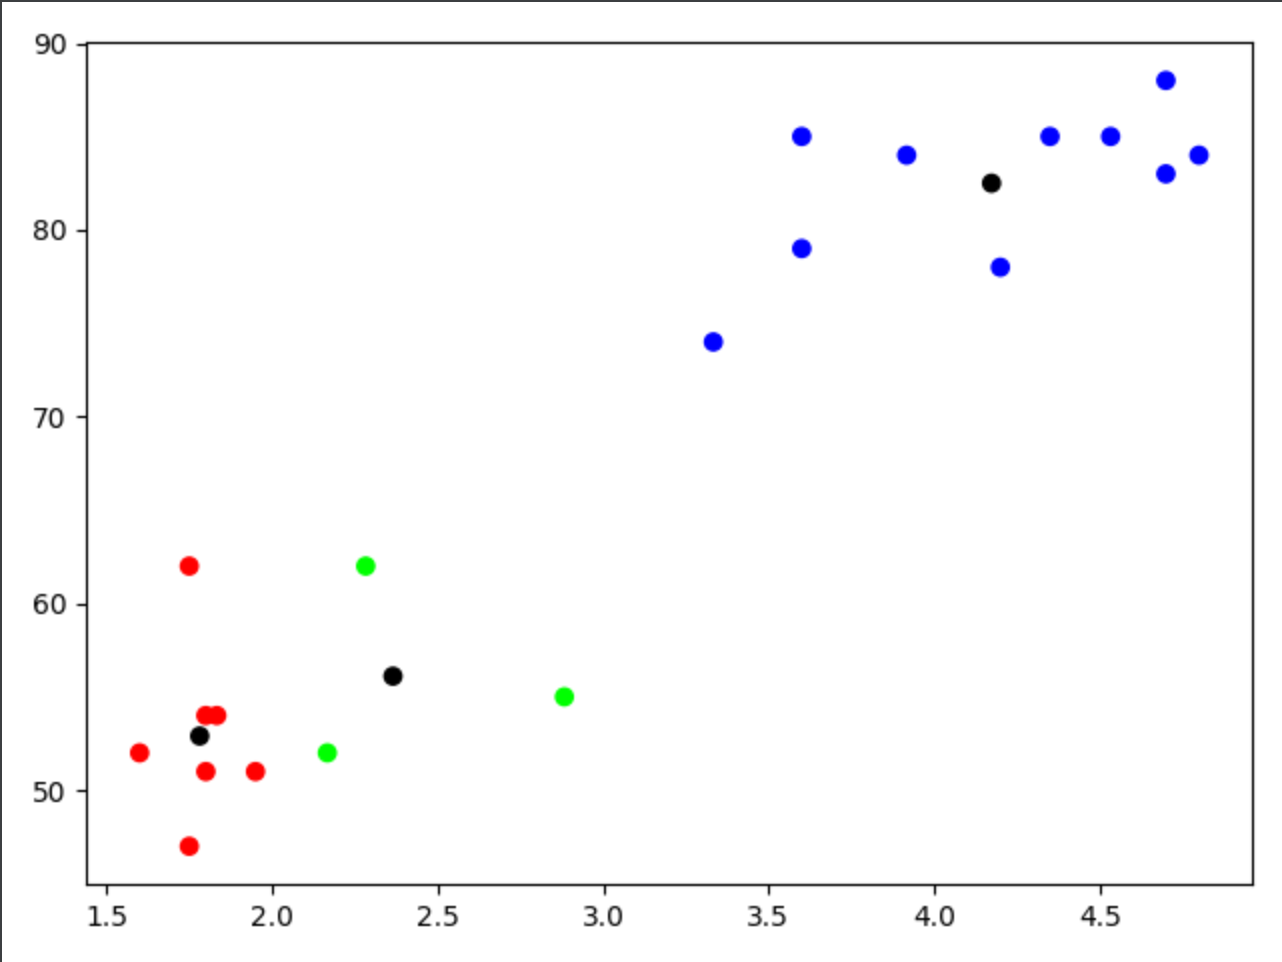

Python code for this plot:
"""
Name: Giang Duong
ID : 014533857
# Chapter 6 Question 13: 
"""

import numpy as np
import math
import matplotlib.pyplot as plt

#initial guess for the parameters
#from (6.23) and (6.24)
#u1 = np.array([[2.5], [65.0]]) 
#s1 = np.array([[1.0, 5.0], [5.0, 100.0]])

#u2 = np.array([[3.5], [70.0]]) 
#s2 = np.array([[2.0, 10.0], [10.0, 200.0]])

#thetas = [[u1, s1], [u2, s2]]
#taus = [0.6, 0.4]
#=====

#custom initial values
u1 = np.array([[3.5], [55.0]]) 
s1 = np.array([[1.2, 5.8], [5.8, 120.0]])

u2 = np.array([[4.5], [75.0]]) 
s2 = np.array([[2.4, 9.0], [9.0, 200.0]])

u3 = np.array([[2.5], [58.0]]) 
s3 = np.array([[1.0, 6.0], [6.0, 125.0]])

thetas = [[u1, s1], [u2, s2], [u3, s3]]
taus = [0.75, 0.1, 0.15]
#=====


#hardcoded old faithful data with (duration, wait) in Table 6.6
xData = [
   np.array([[3.6], [79]]), np.array([[1.8], [54]]), np.array([[2.283], [62]]), np.array([[3.333], [74]]), np.array([[2.883], [55]]),
   np.array([[4.533], [85]]), np.array([[1.95], [51]]), np.array([[1.833], [54]]), np.array([[4.7], [88]]), np.array([[3.6], [85]]),
   np.array([[1.6], [52]]), np.array([[4.35], [85]]), np.array([[3.917], [84]]), np.array([[4.2], [78]]), np.array([[1.75], [62]]),
   np.array([[1.8], [51]]), np.array([[4.7], [83]]), np.array([[2.167], [52]]), np.array([[4.8], [84]]), np.array([[1.75], [47]]),
] 

#helper functions
def checkThetas(thetas):
   for idx, (uj, sj) in enumerate(thetas):
      if sj[0,1] != sj[1,0]: raise Exception("Invalid s_%d %s s12 != s21" % (idx, sj))
      p = sj[0,1] / math.sqrt(sj[0,0]*sj[1,1])
      if p <= -1 or p >= 1: raise Exception("Invalid s_%d %s p %.4f invalid" % (idx, sj, p))

#some sanity checks
checkThetas(thetas)

def f(x, theta): #(6.18)
   _u = theta[0]
   _s = theta[1] 
   if _u.shape != x.shape or x.shape != (2,1) or _s.shape != (2,2): raise Exception("invalid shape of X %s , u %s, s %s" % (x.shape, _u.shape, _s.shape))
   det = np.linalg.det(_s) 
   prod = np.matmul(np.transpose(x - _u), np.linalg.inv(_s))
   prod = np.matmul(prod, x - _u)
   return math.exp(-0.5*prod)/(2*math.pi*math.sqrt(det))

def getPji(taus, thetas, xList): #compute all pji
   if len(taus) != len(thetas): raise Exception("taus length must match with thetas")
   pjiList = []
   for _j in range(len(thetas)): pjiList.append([])
   for xi in xList: #(6.10)
      _l = []
      for j in range(len(taus)): _l.append(taus[j]*f(xi, thetas[j]))
      s = sum(_l)
      for j in range(len(taus)): pjiList[j].append(_l[j]/s)
   return pjiList
   
def tj(j, pjiList, numX): #(6.20)
   s = 0
   for i in range(numX): s += pjiList[j-1][i] 
   return s/numX

def uj(j, pjiList, xList): #(6.21)
   sn = 0
   sd = 0
   for i in range(len(xList)):
      xi = xList[i]
      sn += (pjiList[j-1][i] * xi)
      sd += pjiList[j-1][i]
   return sn/sd

def sj(j, uj, pjiList, xList): #(6.22)
   sn = 0
   sd = 0
   for i in range(len(xList)):
      xi = xList[i]
      sn += (pjiList[j-1][i] * np.matmul(xi - uj, np.transpose(xi - uj)))
      sd += pjiList[j-1][i]
   return sn/sd



def getParamStr(taus, thetas):
   numJ = len(taus)
   if numJ != len(thetas): raise Exception("taus length must match with thetas")
   ss = "t = ("
   for j in range(numJ): ss += ("%.4f, " % taus[j])
   ss = ss[:-2] + ")\n"
   for j in range(numJ): 
      ss += ("theta_%d :\nu_%d =\n%s\ns_%d=\n%s\n" % (j+1, j+1, thetas[j][0], j+1, thetas[j][1]))
   return ss


#main(): EM process
numJ = len(taus)
if numJ != len(thetas): raise Exception("taus length must match with thetas")

np.set_printoptions(precision=4)
print("initial guess:")
print(getParamStr(taus, thetas))

minIters = 1000 #iterations to run
iters = 0
while True:
   if iters >= minIters: break 
   iters += 1

   #E step: compute all pji
   pjiList = getPji(taus, thetas, xData)

   #M step: re-estimate the parameters
   for j in range(numJ): taus[j] = tj(j, pjiList, len(xData))
   for j in range(numJ): thetas[j][0] = uj(j, pjiList, xData) #uj is index 0 
   for j in range(numJ): thetas[j][1] = sj(j, thetas[j][0], pjiList, xData) #sj is index 1

print("After %d iterations, EM converged to:" % iters) 
print(getParamStr(taus, thetas))

#This is for verify pji after 1st E-step in Table 6.7. Set minIters to 1 and check
#for i in range(len(xData)):
#   for j in range(numJ):
#      print("p_%d,%d = %.4f" % (j+1, i+1, pjiList[j][i]))


#assign data point the highest probability cluster
clusterIds = []
for xi in xData:
   probs = []
   for j in range(numJ): probs.append(f(xi, thetas[j]))
   clusterIds.append(probs.index(max(probs)))

#color constants
red = (1, 0, 0)
blue = (0, 0, 1)
green = (0, 1, 0)
black = (0, 0, 0)
colors = [red, green, blue]

#plot the center of the thetas using black color
c = []
xs = []
ys = []
for j in range(numJ):
   xs.append(thetas[j][0][0,0])
   ys.append(thetas[j][0][1,0])
   c.append(black)

#plot the data point with same color for the same clusters
for idx, xi in enumerate(xData):
   xs.append(xi[0,0])
   ys.append(xi[1,0])
   c.append(colors[clusterIds[idx]])

#plot the clustering solution
plt.scatter(xs, ys, c=c)
plt.show()
